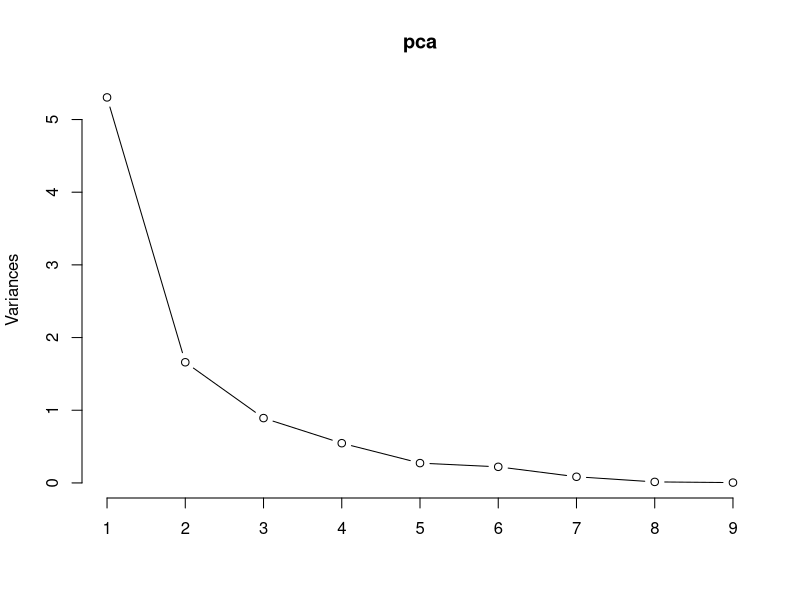

This chart was generated by the following R code:
library(stats)
library(dplyr)

db <- read.csv("Country_data2.csv",  header = TRUE)
View(db)
dim(db)

main_data <- select(db, c(2, 3, 4, 5, 6, 7, 8, 9, 10))
main_data["exports"] <- main_data["exports"] * main_data["gdpp"] / 100
main_data["imports"] <- main_data["imports"] * main_data["gdpp"] / 100
main_data["health"] <- main_data["health"] * main_data["gdpp"] / 100
scaled_main_data <- scale(main_data)

View(scaled_main_data)

View(cor(scaled_main_data))
avg <- mean(cor(scaled_main_data))
avg

pca <- prcomp(scaled_main_data, center = TRUE,   scale. = TRUE)
summary(pca)
plot(pca,  type = "l")
loadings(pca)